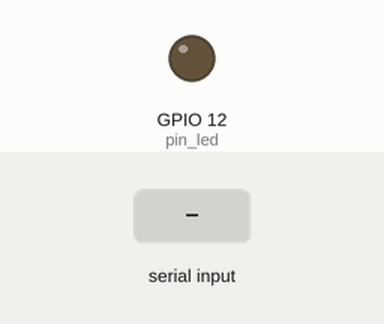
The sketch below on a simulated ESP32. On the bench: output pins drawn as LEDs (lit = HIGH). The test bench sets the inputs (shaded band). WiFi joins after 1.5 s; servers stay silent unless stated.

Above: at 3.0 s.
3.1 s: "90,45\n" received over the second serial link
Timing chart, 0 to 6.1 s (numbered marks = the images above; inputs shaded):
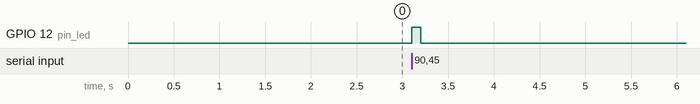

The sketch:

XN019.ino
```cpp
#include <X_NODE_esp32wroom.h>
X_NODE_esp32wroom xnode;

#define BLYNK_PRINT Serial
#define BLYNK_USE_DIRECT_CONNECT
#include <BlynkSimpleEsp32_BLE.h>
#include <BLEDevice.h>
#include <BLEServer.h>

unsigned long previousMillis = 0;
const long interval = 50;
char auth[] = "i4R0ItmcHt2tDkTXQ_0_rMKfaQWh0gMR"; //Enter your token here
int cont = 0;

char Answer[20] = {};
int pin_led = 12; //Pin built-in led

void setup() {
  pinMode(pin_led, OUTPUT);
  Serial.begin(115200);
  Serial2.begin(115200);
  Blynk.begin(auth);
}

void ReadData(void) {
  xnode.ReadBinaryAnswer ("019A", "G", Answer); //Saves the X-NODE status reading
  if (Answer[0] == '1')
    Blynk.virtualWrite(V0, 1);
  else
    Blynk.virtualWrite(V0, 0);

  if (Answer[1] == '1')
    Blynk.virtualWrite(V1, 1);
  else
    Blynk.virtualWrite(V1, 0);

  if (Answer[2] == '1')
    Blynk.virtualWrite(V2, 1);
  else
    Blynk.virtualWrite(V2, 0);

  if (Answer[3] == '1')
    Blynk.virtualWrite(V3, 1);
  else
    Blynk.virtualWrite(V3, 0);

  if (Answer[4] == '1')
    Blynk.virtualWrite(V4, 1);
  else
    Blynk.virtualWrite(V4, 0);

  if (Answer[5] == '1')
    Blynk.virtualWrite(V5, 1);
  else
    Blynk.virtualWrite(V5, 0);

  if (Answer[6] == '1')
    Blynk.virtualWrite(V6, 1);
  else
    Blynk.virtualWrite(V6, 0);

  if (Answer[7] == '1')
    Blynk.virtualWrite(V7, 1);
  else
    Blynk.virtualWrite(V7, 0);
}

void loop() {
  Blynk.run();
  unsigned long currentMillis = millis();
  if (currentMillis - previousMillis >= interval) {
    previousMillis = currentMillis;
    ReadData();
    digitalWrite(pin_led, HIGH); delay(100);
    digitalWrite(pin_led, LOW);
  }
}
```

X_NODE_esp32wroom.h
```cpp
#ifndef X_NODE_esp32wroom_H
#define X_NODE_esp32wroom_H

#include <Arduino.h >

class X_NODE_esp32wroom
{
public:
    /*
    Function:
       void SendCommand (char* node, char* command, int value)
    Overview:
        Sends the commands to XNODEs trough serial port.
    Precondition:
        None.
    Input:
        char* node: XNODE´s model; e.g. 016A, 007E.
        char* command: Commands for XNODEs; R, G, F, R.
        int value: Value of the command, e.g. 100, 30.
    Output:
        None.
    */
  void SendCommand (char* node, char* command, int value);

    /*
    Function:
       void SendCommandString (char* node, char* command, String value)
    Overview:
        Sends the commands to XNODEs trough serial port.
    Precondition:
        None.
    Input:
        char* node: XNODE´s model; e.g. 016A, 007E.
        char* command: Commands for XNODEs; R, G, F, R.
        String value: Value of the command, e.g. 101010, 00001111.
    Output:
        None.
    */
  void SendCommandString (char* node, char* command, String value);

    /*
    Function:
        void SendAsk (char* node);
    Overview:
        Sends the ID and the command '?' trougth serial port.
    Precondition:
        None.
    Input:
        char* node: XNODE´s model; e.g. 016A, 007E
    Output:
        None.
    */
  void SendAsk (char* node);

    /*
    Function:
        float ReadAnswerToFloat(char* node, char* command)
    Overview:
        Sends the commands to XNODEs trough serial ports, waits for the
        answer and proccesses the response.
    Precondition:
        None.
    Input:
        char* node: XNODE´s model; e.g. 016A, 007E.
        char* command: Commands for XNODEs; e.g GH, GT, GP.
    Output:
        Float: Float from answer of the XNODE.
    */
  float ReadAnswerToFloat(char* node, char* command);

    /*
    Function:
        int ReadAnswerToInt(char* node, char* command)
    Overview:
        Sends the commands to XNODEs trough serial ports, waits for the
        answer and proccesses the response.
    Precondition:
        None.
    Input:
        char* node: XNODE´s model; e.g. 016A, 007E.
        char* command: Commands for XNODEs; e.g GH, GT, GP.
    Output:
        int: Integer from answer of the XNODE.
    */
  int ReadAnswerToInt(char* node, char* command);

    /*
    Function:
        int ReadBinaryAnswer(char* node, char* command, char Answer[])
    Overview:
        Sends the commands to XNODEs trough serial ports, waits for the
        answer and save the characters int the array Answer[].
    Precondition:
        None.
    Input:
        char* node: XNODE´s model; e.g. 016A, 007E.
        char* command: Commands for XNODEs; R, G, F, R.
        char Answer[]: Array where characters are stored
    Output:
        None.
    */
  int ReadBinaryAnswer(char* node, char* command, char Answer[]);


private:
  /*
    Function:
        void PrintCommand(char* node, char* command);
    Overview:
        Sends the ID and the command trougth serial port.
    Precondition:
        None.
    Input:
        char* node: XNODE´s model; e.g. 016A, 007E
        char* command: Commands for XNODEs; e.g GH, GT, GP.
    Output:
        None.
  */
  void PrintCommand(char* node, char* command);

  /*
    Function:
        int ReadBufferSerial(char* Buffer)
    Overview:
        Reads the serial port and store the characters in "Buffer".
        Returns the number of characters read.
    Precondition:
        None.
    Input:
        None.
    Output:
        Int: Number of characters read.
  */
  int ReadBufferSerial(char* Buffer);

  /*
    Function:
        bool CheckModel(char* Buffer, char* ID)
    Overview:
        Compares the ID and the XNODE´s answer, if match returns
        True, otherwise returns False
    Precondition:
        None.
    Input:
        char* ID: XNODE´s ID, model + index; e.g. 016A, 007E
        char* Buffer: XNODE´s Answer from serial port.
    Output:
        Bool: Comparison result.
  */
  bool CheckModel(char* Buffer, char* ID);

  /*
    Function:
        float StringtoFloat(char* Buffer)
    Overview:
        Cleans the XNODE´s ID from the answer and turn it in float.
    Precondition:
        The function CheackModel must returns TRUE.
    Input:
        char* Buffer: XNODE´s Answer from serial port.
    Output:
        Float: Float from answer of the XNODE.
  */
  float StringtoFloat(char* Buffer);

  /*
    Function:
        int StringtoFloat(char* Buffer)
    Overview:
        Cleans the XNODE´s ID from the answer and turn it in float.
    Precondition:
        The function CheackModel must returns TRUE.
    Input:
        char* Buffer: XNODE´s Answer from serial port.
    Output:
        int: Integer from answer of the XNODE.
  */
  int StringtoInt(char* Buffer) ;

};
#endif
```

Measured:
- after the input at 3.1 s, GPIO 12 (pin_led): LOW → HIGH at once, → LOW 0.10 s later
